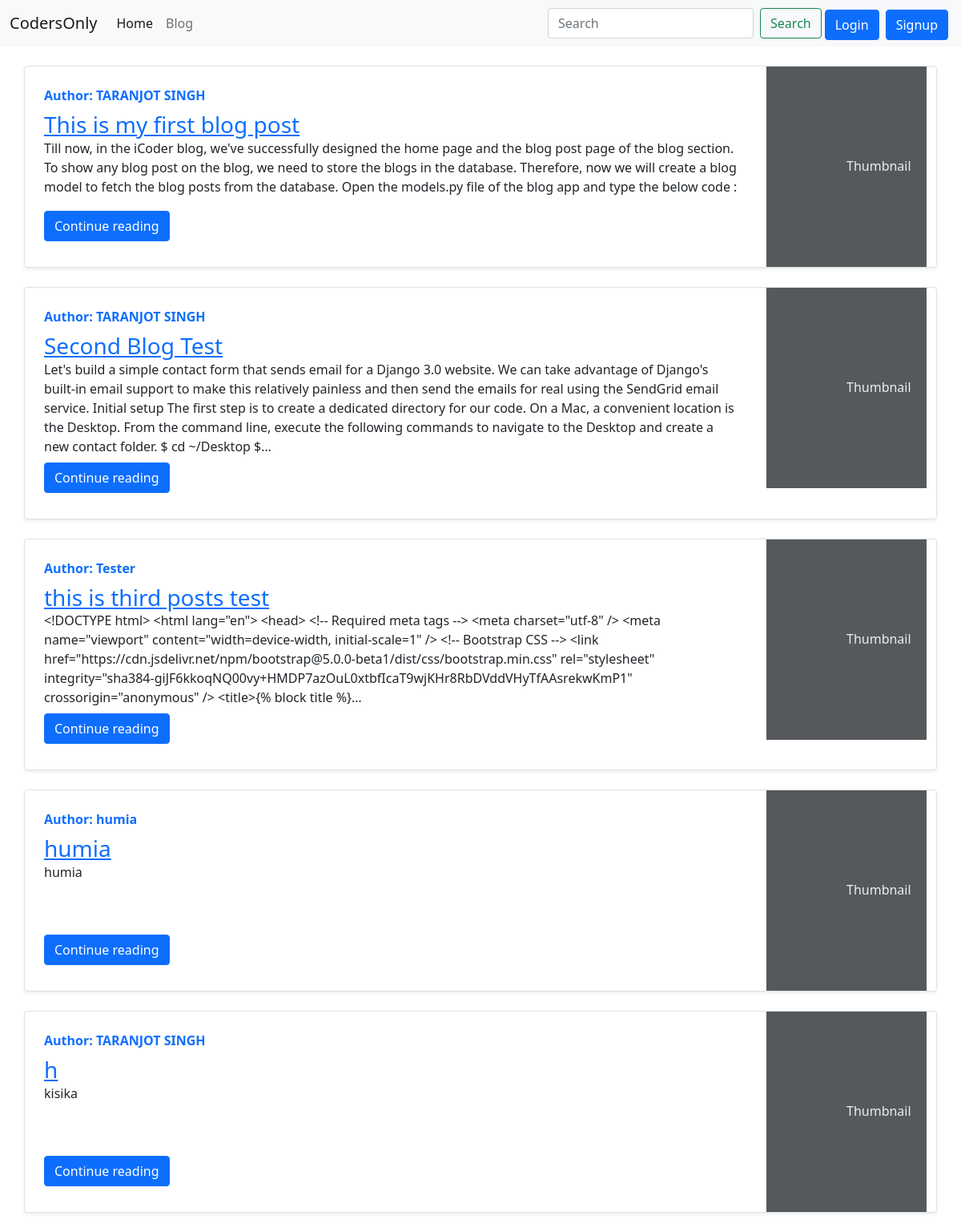
Screenshot of /blog/ with the database file from the repository.
### codersonly/models.py (models this page shows)
class blogPost(models.Model):
    sno = models.AutoField(primary_key=True)
    title = models.CharField(max_length=255)
    content = models.TextField()
    author = models.CharField(max_length=255)
    timestamp = models.DateTimeField(auto_now_add=True)
    slug = models.CharField(max_length=20)

### codersonly/views.py (the view)
# urls.py: path('', views.home, name='Bloghome'),
def home(request):
    allpsots = blogPost.objects.all()
    context = {'allposts': allpsots}
    return render(request, 'codersonly/bloghome.html', context)

### codersonly/templates/codersonly/bloghome.html (shortened to what this page needs)
{% extends 'home/base.html' %} {% block title %} BlogHome {% endblock title %}
{% block body %} {% for posts in allposts %}
<div class="container">
  <div
    class="row no-gutters border rounded overflow-hidden flex-md-row mb-4 shadow-sm h-md-250 my-4 position-relative"
  >
    <div class="col p-4 d-flex flex-column position-static">
      <strong class="d-inline-block mb-2 text-primary"
        >Author: {{posts.author}}</strong
      >
      <h3 class="mb-0"><a href="/blog/{{posts.slug}}">{{posts.title}}</a></h3>
      <p class="card-text mb-auto">{{posts.content|truncatechars:500}}</p>
      <div class="my-2">
        <a href="/blog/{{posts.slug}}" role="button" class="btn btn-primary"
          >Continue reading</a
        >
      </div>
    </div>
    <div class="col-auto d-none d-lg-block">
      <svg
        class="bd-placeholder-img"
        width="200"
        height="250"
        xmlns="http://www.w3.org/2000/svg"
        preserveAspectRatio="xMidYMid slice"
        focusable="false"
        role="img"
        aria-label="Placeholder: Thumbnail"
      >
        <text x="50%" y="50%" fill="#eceeef" dy=".3em">Thumbnail</text>
      </svg>
    </div>
  </div>
</div>
{% endfor %} {% endblock %}

### home/templates/home/base.html (shortened to what this page needs)
<!DOCTYPE html>
<html lang="en">
  <head>
    <link
      href="https://cdn.jsdelivr.net/npm/bootstrap@5.0.0-beta1/dist/css/bootstrap.min.css"
      rel="stylesheet"
    />
  </head>
  <body>
    <nav class="navbar navbar-expand-lg navbar-light bg-light">
      <div class="container-fluid">
        <a class="navbar-brand" href="#">CodersOnly</a>
        <div class="collapse navbar-collapse" id="navbarSupportedContent">
          <ul class="navbar-nav me-auto mb-2 mb-lg-0">
            <li class="nav-item">
              <a
                class="nav-link active"
                aria-current="page"
                href="{% url 'home' %}"
                >Home</a
              >
            </li>
            <li class="nav-item">
              <a class="nav-link" href="{% url 'Bloghome' %}">Blog</a>
            </li>
          </ul>
          <form class="d-flex" method="GET" action="{% url 'search' %}">
            <input
              name="query"
              class="form-control me-2"
              type="search"
              placeholder="Search"
              aria-label="Search"
            />
            <button class="btn btn-outline-success" type="submit">
              Search
            </button>
          </form>
          {% if user.is_authenticated %}
                      <li class="nav-item dropdown">
                <a
                  class="nav-link dropdown-toggle"
                  href="#"
                  id="navbarDropdown"
                  role="button"
                  data-bs-toggle="dropdown"
                  aria-expanded="false"
                >
                  Welcome {{request.user}}
                </a>
                <ul class="dropdown-menu" aria-labelledby="navbarDropdown">
                  <li><a class="dropdown-item" href="{% url 'logout' %}">Logout</a></li>
                </ul>
              </li>
          {% else %}
          <button
              type="button"
              class="mx-1 mt-1 btn btn-primary"
              data-bs-toggle="modal"
              data-bs-target="#loginmodal"
            >
              Login
            </button>
          <button
            type="button"
            class="mx-1 mt-1 btn btn-primary"
            data-bs-toggle="modal"
            data-bs-target="#signupmodal"
          >
            Signup
          </button>
    {% endif %}
        </div>
        </div>
    </nav>
    {% block body %}{% endblock body %}
  </body>
</html>

### home/templates/home/base.html (style rules this page uses)
li { list-style: none; }

### rows the page displays
blogPost: author "TARANJOT SINGH", title "This is my first blog post", content "Till now, in the iCoder blog, we've successfully designed the home page and the blog post page of the blog section. To show any blog post on the blog, we need to store the blogs in the database. Therefore, now we will create a blog model to fetch the blog posts from the database. Open the models.py file of the blog app and type the below code :"
blogPost: author "TARANJOT SINGH", title "Second Blog Test", content "Let's build a simple contact form that sends email for a Django 3.0 website. We can take advantage of Django's built-in email support to make this relatively painless and then send the emails for real using the SendGrid email service. Initial setup The first step is to create a dedicated directory for our code. On a Mac, a convenient location is the Desktop. From the command line, execute the following commands to navigate to the Desktop and create a new contact folder. $ cd ~/Desktop $…"
blogPost: author "Tester", title "this is third posts test", content "<!DOCTYPE html> <html lang=\"en\"> <head> <!-- Required meta tags --> <meta charset=\"utf-8\" /> <meta name=\"viewport\" content=\"width=device-width, initial-scale=1\" /> <!-- Bootstrap CSS --> <link href=\"https://cdn.jsdelivr.net/npm/bootstrap@5.0.0-beta1/dist/css/bootstrap.min.css\" rel=\"stylesheet\" integrity=\"sha384-giJF6kkoqNQ00vy+HMDP7azOuL0xtbfIcaT9wjKHr8RbDVddVHyTfAAsrekwKmP1\" crossorigin=\"anonymous\" /> <title>{% block title %}…"
blogPost: author "humia", title "humia", content "humia"
blogPost: author "TARANJOT SINGH", title "h", content "kisika"
